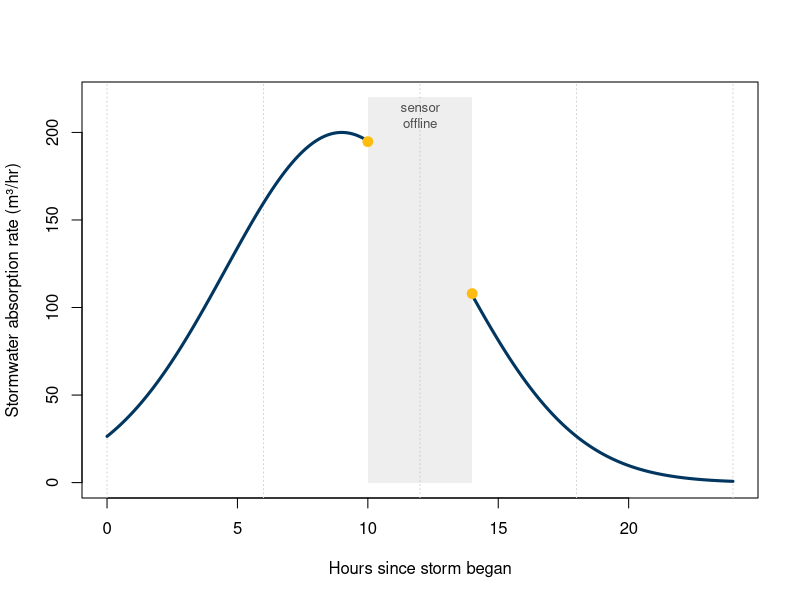

Recreate this plot in R.
## ---- chunk 1
knitr::opts_chunk$set(echo = TRUE,message=FALSE,warning=FALSE)

library(tidyverse)
## ---- chunk 2
#| echo: false
#| fig-align: center
#| out-width: "70%"
t <- seq(0, 24, length.out = 300)
rate <- 200 * exp(-((t-9)^2)/40)

before <- t <= 10
after  <- t >= 14

plot(NA, xlim = c(0,24), ylim = c(0,220),
     xlab = "Hours since storm began", ylab = "Stormwater absorption rate (m³/hr)")
abline(v = seq(0,24, by = 6), col = "lightgray", lty = "dotted")

rect(10, 0, 14, 220, col = adjustcolor("gray", alpha.f = 0.25), border = NA)
text(12, 210, "sensor\noffline", cex = 0.8, col = "gray30")

lines(t[before], rate[before], lwd = 3, col = "#003660")
lines(t[after], rate[after], lwd = 3, col = "#003660")
points(10, rate[which.min(abs(t-10))], pch = 19, col = "#FEBC11", cex = 1.3)
points(14, rate[which.min(abs(t-14))], pch = 19, col = "#FEBC11", cex = 1.3)
